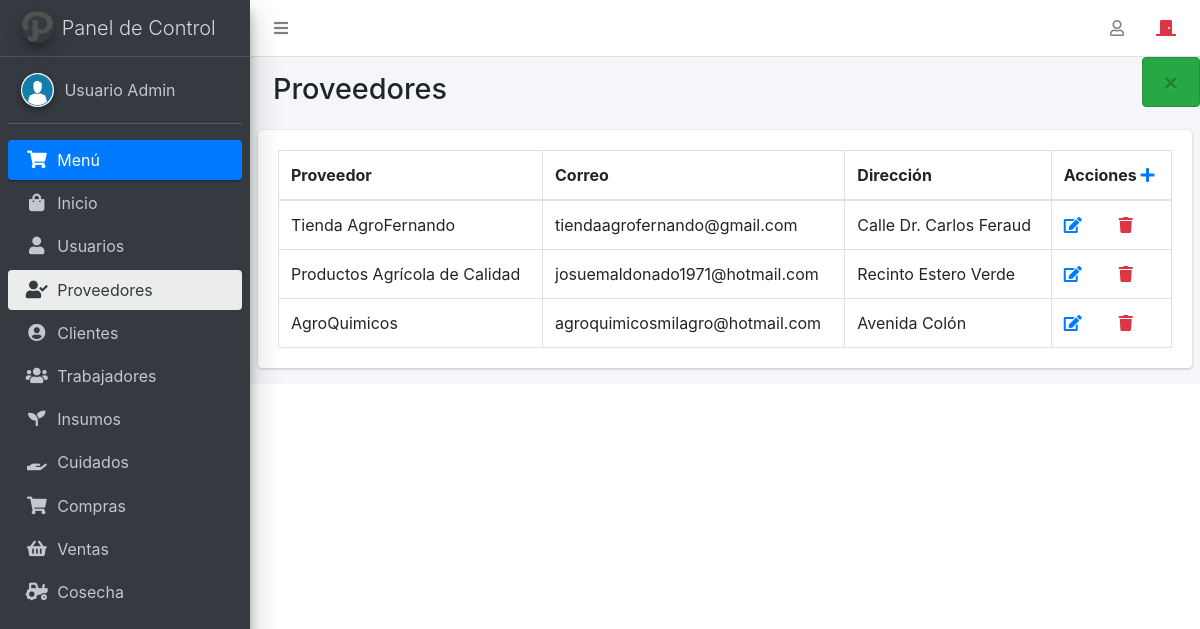
The page /panel.php?modulo=proveedores (signed in) on the database its author committed.
### tables this page shows
CREATE TABLE `proveedores` (
  `id` int(11) NOT NULL,
  `email` varchar(100) NOT NULL,
  `nombre` varchar(100) NOT NULL,
  `direccion` varchar(100) NOT NULL
);

### proveedores.php (called while the page is built, shortened)
<?php
require_once 'clases/clsProveedores.php';
$proveedor = new Proveedor(-1, '', '', '');
$res = $proveedor->Consultar($con);
require 'views/proveedores.view.php';

### clases/clsProveedores.php (called while the page is built, shortened)
<?php
class Proveedor
{
    public function Consultar($con)
    {
        $query = "SELECT * FROM proveedores;";
        return mysqli_query($con, $query);
    }
}

### views/proveedores.view.php (the view, shortened to what this page needs)
<div class="content-wrapper">
    <section class="content-header">
        <div class="container-fluid">
            <div class="row mb-2">
                <div class="col-sm-6">
                    <h1>Proveedores</h1>
                </div>
            </div>
        </div>
    </section>
    <section class="content">
        <div class="row">
            <div class="col-12">
                <div class="card">
                    <div class="card-body">
                        <table id="example2" class="table table-bordered table-hover">
                            <thead>
                                <tr>
                                    <th>Proveedor</th>
                                    <th>Correo</th>
                                    <th>Dirección</th>
                                    <th>Acciones
                                        <a data-toggle="modal" data-target="#AddModal" href="javascript:void(0);" title="Aregar Nuevo Proveedor"><i class="fa fa-plus" aria-hidden="true"></i></a>
                                    </th>
                                </tr>
                            </thead>
                            <tbody>
                                <?php
                                while ($row = mysqli_fetch_assoc($res)) :
                                ?>
                                    <tr>
                                        <td><?php echo $row['nombre'] ?></td>
                                        <td><?php echo $row['email'] ?></td>
                                        <td><?php echo $row['direccion'] ?></td>
                                        <td>
                                            <div class="row">
                                                <div class="col-sm-6">
                                                    <a data-toggle="modal" data-target="#EditModal" href="javascript:void(0);" onclick="document.getElementById('id').value = <?= $row['id'] ?>;document.getElementById('nombre').value = '<?= $row['nombre'] ?>';document.getElementById('email').value = '<?= $row['email'] ?>';document.getElementById('direccion').value = '<?= $row['direccion'] ?>';" style="margin-right: 5px;"> <i class="fas fa-edit"></i> </a>
                                                </div>
                                                <div class="col-sm-6">
                                                    <a data-toggle="modal" data-target="#DeleteModal" href="javascript:void(0);" onclick="document.getElementById('delete_id').value = <?= $row['id'] ?>;document.getElementById('delete_nombre').innerHTML = '<?= $row['nombre'] ?>';" class="text-danger borrar"> <i class="fas fa-trash"></i> </a>
                                                </div>
                                            </div>
                                        </td>
                                    </tr>
                                <?php endwhile; ?>
                            </tbody>
                        </table>
                    </div>
                </div>
            </div>
        </div>
    </section>
</div>

### rows shown on the page
proveedores: nombre "Tienda AgroFernando", email "tiendaagrofernando@gmail.com", direccion "Calle Dr. Carlos Feraud"
proveedores: nombre "Productos Agrícola de Calidad", email "josuemaldonado1971@hotmail.com", direccion "Recinto Estero Verde"
proveedores: nombre "AgroQuimicos", email "agroquimicosmilagro@hotmail.com", direccion "Avenida Colón"

### other values the page prints
$_SESSION['nombre'] "Usuario Admin"
